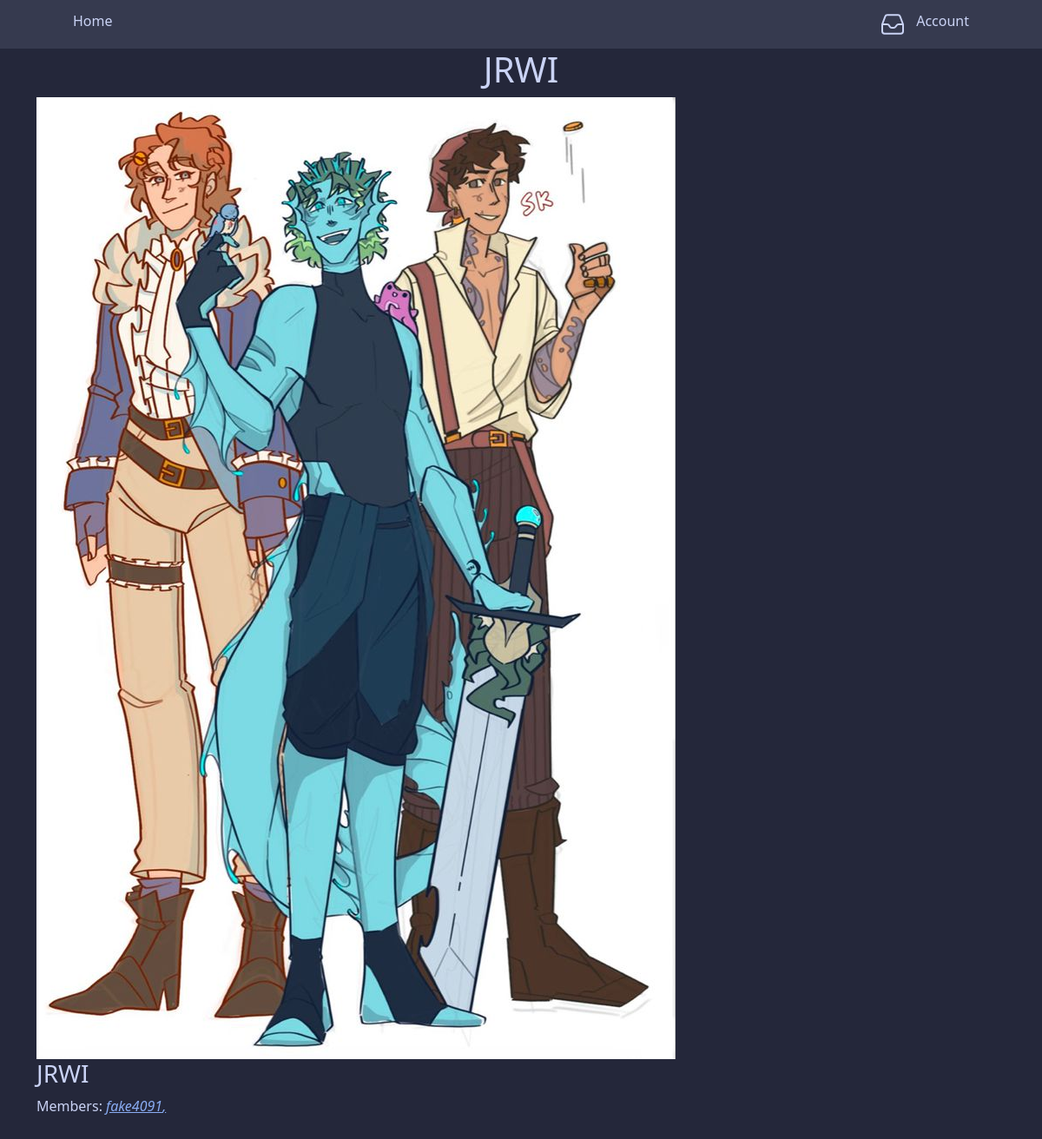
/groups/5 (signed in), run on the app's committed database.
### app/models.py (models this page shows)
class Groups(models.Model):
    GAME_VERSIONS = (
        ("D&D", "D&D"),
        ("M&M", "Mutants & Masterminds"),
        ("PF", "Pathfinder"),
        ("Other", "Other"),
    )
    group_pic = models.ImageField(default="app/static/test.png")
    group_name = models.CharField(max_length=100)
    group_description = models.TextField()
    members = models.JSONField()
    game_version = models.CharField(
        max_length=100,
        choices=GAME_VERSIONS,
    )

### app/views.py (the view)
# urls.py: path("groups/<int:id>", groups_account_view, name="groups"),
def groups_account_view(request, id):
    group = Groups.objects.get(id=id)
    return render(
        request, "group_account.html", {"group": group, "site": request.get_host()}
    )

### app/templates/group_account.html (shortened to what this page needs)
{% extends "base.html" %} {% load bootstrap5 %}  {% block content %}
<h1 class="top text-center">{{group.group_name}}</h1>
<img
  src="http://{{site}}/{{ group.group_pic.url }}"
  alt="Hopefully an image of the group members"
/>
<h3>{{group.group_description}}</h3>
<p {% if user.username != i.members.0 %}class="group-acct-end"{% endif %} >
  Members:
  <i>
    {% for x in group.members %}<a href="/accounts/{{x}}">{{x}},</a>{% endfor%}
  </i>
</p>
 {% endblock %}

### app/static/style.css (style rules this page uses)
body { background-color: #24273a; color: #cad3f5; }
.top { margin-top: 7vh; }
::placeholder { color: #5b6078 !important; }
a { color: #8aadf4; }
.group-acct-end { margin-bottom: 3rem; }

### data on the page
Groups: group_name "JRWI", group_pic (picture), group_description "JRWI"

### other printed values
{{ x }} "fake4091"
